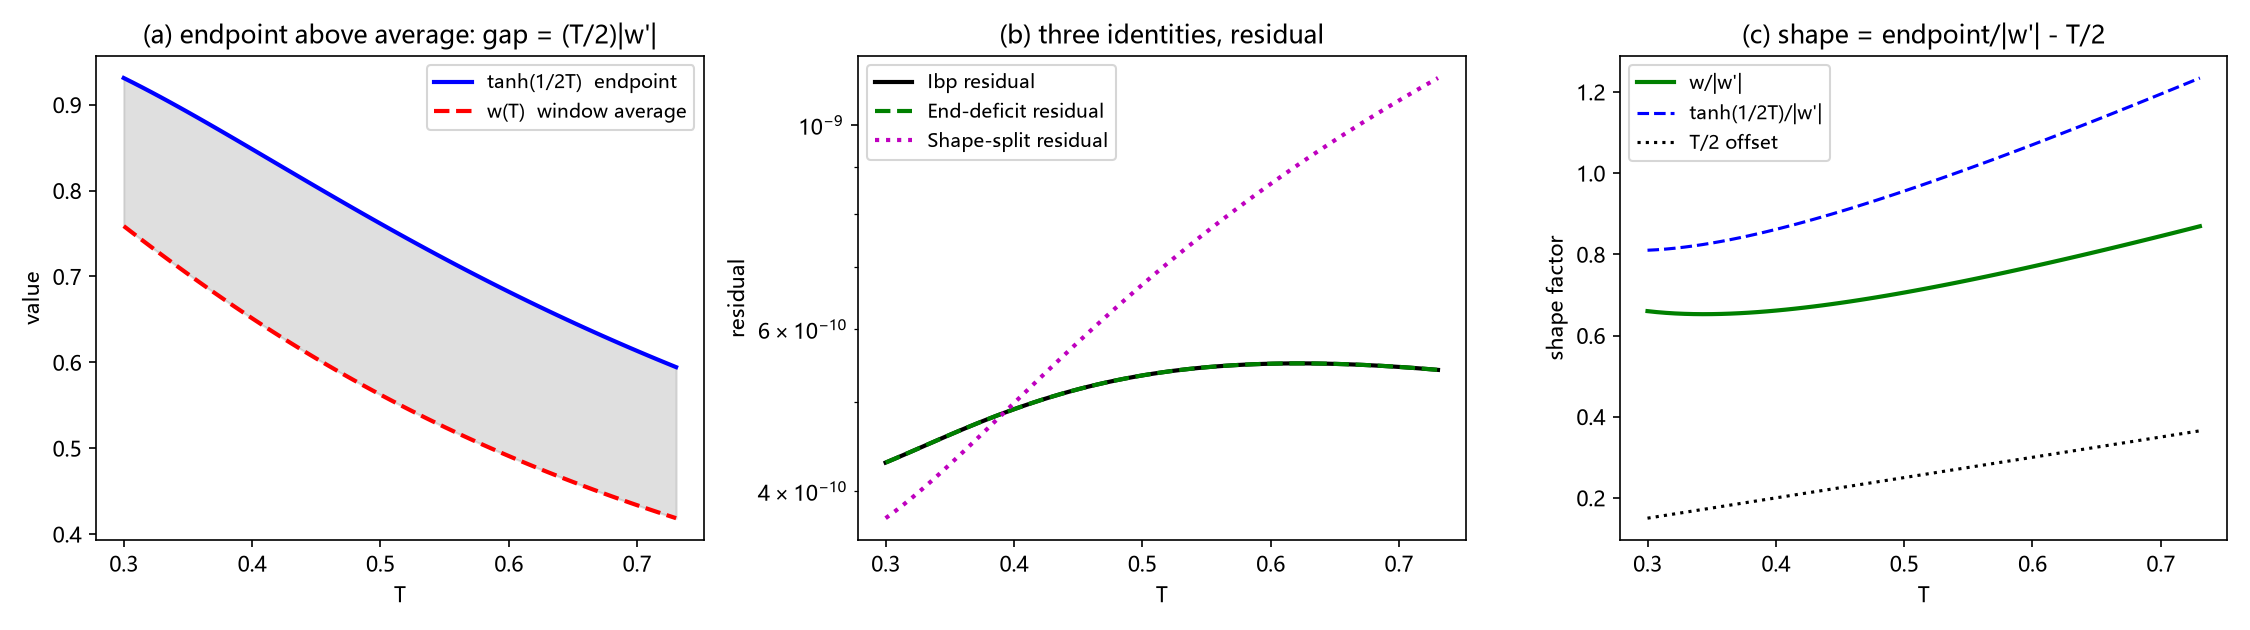

This figure's Python source:
# -*- coding: utf-8 -*-
"""
环15 第 197 轮数值旁证：w 的分部积分恒等式与形状项分解（G-188a）
  恒等式：w(T) = tanh(1/2T) + (T/2) w'(T)
  端点亏损： (T/2)|w'(T)| = tanh(1/2T) - w(T)
  形状项：   w/|w'| = tanh(1/2T)/|w'| - T/2
只做数值一致性核对，不反充第一性输入。
"""
import json
import numpy as np

T_c = 0.3
T_break = 0.7304390
NQ = 20001

def w(T, n=NQ):
    u = np.linspace(0.0, 1.0, n)
    return np.trapezoid(2.0 * u * np.tanh(u / (2.0 * T)), u)

def w_deriv(T, n=NQ):
    u = np.linspace(0.0, 1.0, n)
    return -(1.0 / T ** 2) * np.trapezoid(u ** 2 / np.cosh(u / (2.0 * T)) ** 2, u)

Ts = np.linspace(T_c, T_break, 61)
wv = np.array([w(T) for T in Ts])
dv = np.array([w_deriv(T) for T in Ts])
tv = np.tanh(1.0 / (2.0 * Ts))

lhs_ibp = wv
rhs_ibp = tv + 0.5 * Ts * dv
res_ibp = np.abs(lhs_ibp - rhs_ibp)
deficit = tv - wv
deficit_rhs = 0.5 * Ts * np.abs(dv)
res_def = np.abs(deficit - deficit_rhs)

shape = wv / np.abs(dv)
shape_rhs = tv / np.abs(dv) - 0.5 * Ts
res_shape = np.abs(shape - shape_rhs)

out = {
    "T_c": T_c,
    "T_break": T_break,
    "n_points": int(Ts.size),
    "ibp_resid_max": float(res_ibp.max()),
    "ibp_resid_rel_max": float((res_ibp / np.abs(lhs_ibp)).max()),
    "endpoint_deficit_resid_max": float(res_def.max()),
    "endpoint_deficit_positive_all": bool((deficit > 0).all()),
    "endpoint_deficit_min": float(deficit.min()),
    "endpoint_deficit_max": float(deficit.max()),
    "shape_split_resid_max": float(res_shape.max()),
    "shape_min": float(shape.min()),
    "shape_max": float(shape.max()),
    "shape_at_T_c": float(shape[0]),
    "shape_at_T_break": float(shape[-1]),
    "T_at_shape_min": float(Ts[int(np.argmin(shape))]),
    "w_Tc": float(wv[0]),
    "w_Tcut": float(wv[-1]),
    "tanh_half_Tc": float(tv[0]),
    "tanh_half_Tcut": float(tv[-1]),
}
print(json.dumps({k: (v if k != "endpoint_deficit_min" else out["endpoint_deficit_min"]) for k, v in out.items() if k != "endpoint_deficit_min"}, ensure_ascii=False, indent=2))
with open("环15_w分部积分恒等式_旁证.json", "w", encoding="utf-8") as f:
    json.dump(out, f, ensure_ascii=False, indent=2)

try:
    import matplotlib
    matplotlib.use("Agg")
    import matplotlib.pyplot as plt
    plt.rcParams["font.family"] = ["Microsoft YaHei", "DejaVu Sans"]
    plt.rcParams["axes.unicode_minus"] = False
    fig, axes = plt.subplots(1, 3, figsize=(15, 4.2))
    ax = axes[0]
    ax.plot(Ts, tv, "b-", lw=2, label="tanh(1/2T)  endpoint")
    ax.plot(Ts, wv, "r--", lw=2, label="w(T)  window average")
    ax.fill_between(Ts, wv, tv, color="gray", alpha=0.25)
    ax.set_xlabel("T")
    ax.set_ylabel("value")
    ax.set_title("(a) endpoint above average: gap = (T/2)|w'|")
    ax.legend(fontsize=9)
    ax2 = axes[1]
    ax2.semilogy(Ts, res_ibp + 1e-18, "k-", lw=2, label="Ibp residual")
    ax2.semilogy(Ts, res_def + 1e-18, "g--", lw=2, label="End-deficit residual")
    ax2.semilogy(Ts, res_shape + 1e-18, "m:", lw=2, label="Shape-split residual")
    ax2.set_xlabel("T")
    ax2.set_ylabel("residual")
    ax2.set_title("(b) three identities, residual")
    ax2.legend(fontsize=9)
    ax3 = axes[2]
    ax3.plot(Ts, shape, "g-", lw=2, label="w/|w'|")
    ax3.plot(Ts, tv / np.abs(dv), "b--", lw=1.5, label="tanh(1/2T)/|w'|")
    ax3.plot(Ts, 0.5 * Ts, "k:", lw=1.5, label="T/2 offset")
    ax3.set_xlabel("T")
    ax3.set_ylabel("shape factor")
    ax3.set_title("(c) shape = endpoint/|w'| - T/2")
    ax3.legend(fontsize=9)
    fig.tight_layout()
    fig.savefig("环15_w分部积分恒等式_旁证.png", dpi=150)
    print("png written")
except Exception as e:
    print("plot skipped:", e)
